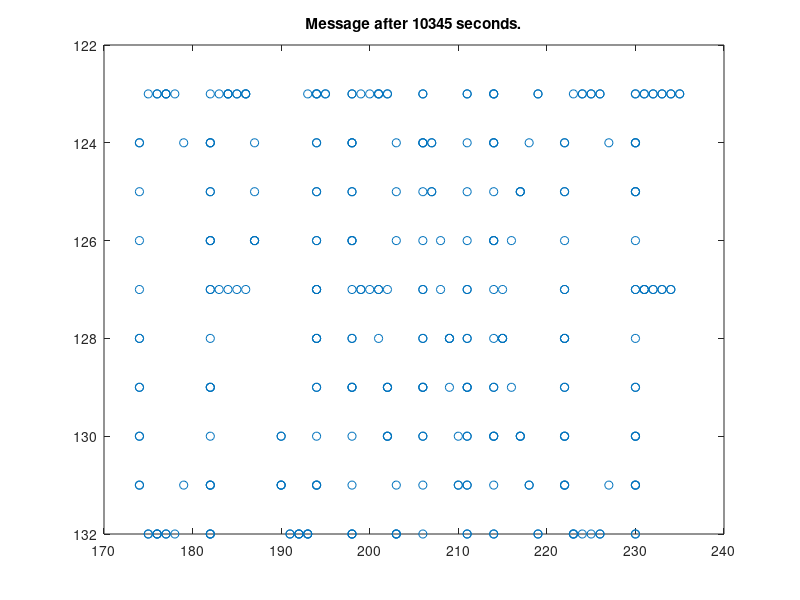

MATLAB code for this plot:
% --- Day 10: The Stars Align ---
% It's no use; your navigation system simply isn't capable of providing walking directions in the arctic circle, and certainly not in 1018.

% The Elves suggest an alternative. In times like these, North Pole rescue operations will arrange points of light in the sky to guide missing Elves back to base. Unfortunately, the message is easy to miss: the points move slowly enough that it takes hours to align them, but have so much momentum that they only stay aligned for a second. If you blink at the wrong time, it might be hours before another message appears.

% You can see these points of light floating in the distance, and record their position in the sky and their velocity, the relative change in position per second (your puzzle input). The coordinates are all given from your perspective; given enough time, those positions and velocities will move the points into a cohesive message!

% Rather than wait, you decide to fast-forward the process and calculate what the points will eventually spell.

% For example, suppose you note the following points:

% position=< 9,  1> velocity=< 0,  2>
% position=< 7,  0> velocity=<-1,  0>
% position=< 3, -2> velocity=<-1,  1>
% position=< 6, 10> velocity=<-2, -1>
% position=< 2, -4> velocity=< 2,  2>
% position=<-6, 10> velocity=< 2, -2>
% position=< 1,  8> velocity=< 1, -1>
% position=< 1,  7> velocity=< 1,  0>
% position=<-3, 11> velocity=< 1, -2>
% position=< 7,  6> velocity=<-1, -1>
% position=<-2,  3> velocity=< 1,  0>
% position=<-4,  3> velocity=< 2,  0>
% position=<10, -3> velocity=<-1,  1>
% position=< 5, 11> velocity=< 1, -2>
% position=< 4,  7> velocity=< 0, -1>
% position=< 8, -2> velocity=< 0,  1>
% position=<15,  0> velocity=<-2,  0>
% position=< 1,  6> velocity=< 1,  0>
% position=< 8,  9> velocity=< 0, -1>
% position=< 3,  3> velocity=<-1,  1>
% position=< 0,  5> velocity=< 0, -1>
% position=<-2,  2> velocity=< 2,  0>
% position=< 5, -2> velocity=< 1,  2>
% position=< 1,  4> velocity=< 2,  1>
% position=<-2,  7> velocity=< 2, -2>
% position=< 3,  6> velocity=<-1, -1>
% position=< 5,  0> velocity=< 1,  0>
% position=<-6,  0> velocity=< 2,  0>
% position=< 5,  9> velocity=< 1, -2>
% position=<14,  7> velocity=<-2,  0>
% position=<-3,  6> velocity=< 2, -1>
% Each line represents one point. Positions are given as <X, Y> pairs: X represents how far left (negative) or right (positive) the point appears, while Y represents how far up (negative) or down (positive) the point appears.

% At 0 seconds, each point has the position given. Each second, each point's velocity is added to its position. So, a point with velocity <1, -2> is moving to the right, but is moving upward twice as quickly. If this point's initial position were <3, 9>, after 3 seconds, its position would become <6, 3>.

% Over time, the points listed above would move like this:

% Initially:
% ........#.............
% ................#.....
% .........#.#..#.......
% ......................
% #..........#.#.......#
% ...............#......
% ....#.................
% ..#.#....#............
% .......#..............
% ......#...............
% ...#...#.#...#........
% ....#..#..#.........#.
% .......#..............
% ...........#..#.......
% #...........#.........
% ...#.......#..........

% After 1 second:
% ......................
% ......................
% ..........#....#......
% ........#.....#.......
% ..#.........#......#..
% ......................
% ......#...............
% ....##.........#......
% ......#.#.............
% .....##.##..#.........
% ........#.#...........
% ........#...#.....#...
% ..#...........#.......
% ....#.....#.#.........
% ......................
% ......................

% After 2 seconds:
% ......................
% ......................
% ......................
% ..............#.......
% ....#..#...####..#....
% ......................
% ........#....#........
% ......#.#.............
% .......#...#..........
% .......#..#..#.#......
% ....#....#.#..........
% .....#...#...##.#.....
% ........#.............
% ......................
% ......................
% ......................

% After 3 seconds:
% ......................
% ......................
% ......................
% ......................
% ......#...#..###......
% ......#...#...#.......
% ......#...#...#.......
% ......#####...#.......
% ......#...#...#.......
% ......#...#...#.......
% ......#...#...#.......
% ......#...#..###......
% ......................
% ......................
% ......................
% ......................

% After 4 seconds:
% ......................
% ......................
% ......................
% ............#.........
% ........##...#.#......
% ......#.....#..#......
% .....#..##.##.#.......
% .......##.#....#......
% ...........#....#.....
% ..............#.......
% ....#......#...#......
% .....#.....##.........
% ...............#......
% ...............#......
% ......................
% ......................
% After 3 seconds, the message appeared briefly: HI. Of course, your message will be much longer and will take many more seconds to appear.

% What message will eventually appear in the sky?

% --- Part Two ---
% Good thing you didn't have to wait, because that would have taken a long time - much longer than the 3 seconds in the example above.

% Impressed by your sub-hour communication capabilities, the Elves are curious: exactly how many seconds would they have needed to wait for that message to appear?

input = fileread("input.txt");
input = strrep(input, "position=<", "");
input = strrep(input, "> velocity=<", ", ");
input = strrep(input, ">", "");
[x, y, vx, vy] = strread(input, "%d, %d, %d, %d");

minX = min(x);
maxX = max(x);
minY = min(y);
maxY = max(y);
seconds = 0;

while (true)
  
  newX = x + vx;
  newY = y + vy;
  newMinX = min(newX);
  newMaxX = max(newX);
  newMinY = min(newY);
  newMaxY = max(newY);
  
  if (((newMaxX - newMinX) > (maxX - minX)) && ((newMaxY - newMinY) > (maxY - minY)))
    figure(1, "position", [0, 0, 500, 100]);
    plot(x, y, "o");
    axis("ij");
    title(["Message after " num2str(seconds) " seconds."]);
    break;
  endif;

  seconds += 1;
  x = newX;
  y = newY;
  minX = max(minX, newMinX);
  maxX = min(maxX, newMaxX);
  minY = max(minY, newMinY);
  maxY = min(maxY, newMaxY);

endwhile;